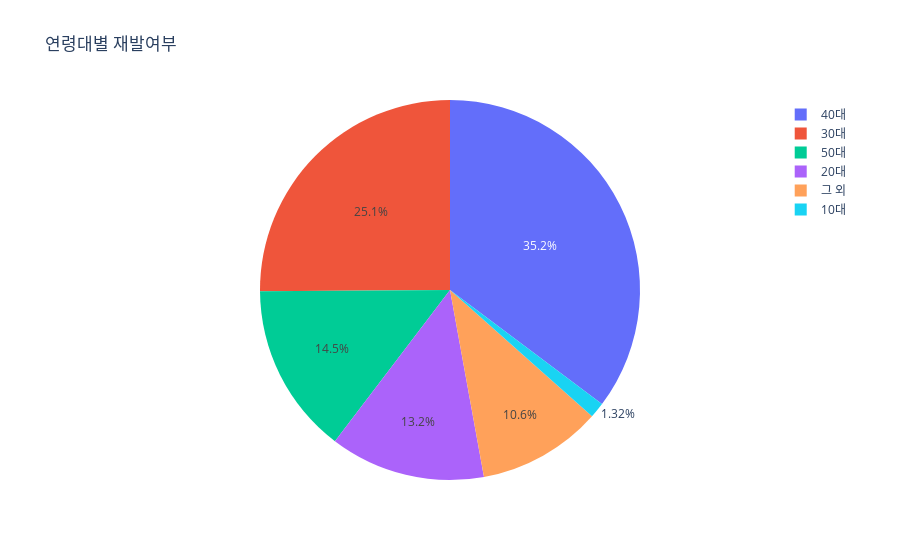

The notebook cell saved with this chart:
### Code cell
fig_re_age = px.pie(patient_re_age, values = '재발여부', names = '연령대', title = '연령대별 재발여부')
fig_re_age.show()

### Figure 1 — Plotly figure (JSON) as saved in the notebook; plotly's stock layout.template omitted (floating-point values rounded to 4 significant figures; data arrays with more than 128 entries replaced by an {"elided": "..."} marker saying what was removed)
{"data": [{"domain": {"x": [0, 1], "y": [0, 1]}, "hovertemplate": "연령대=%{label}<br>재발여부=%{value}<extra></extra>", "labels": {"elided": "1894 str values"}, "legendgroup": "", "name": "", "showlegend": true, "type": "pie", "values": {"elided": "1894 int values"}}], "layout": {"autosize": true, "legend": {"tracegroupgap": 0}, "title": {"text": "연령대별 재발여부"}}}
